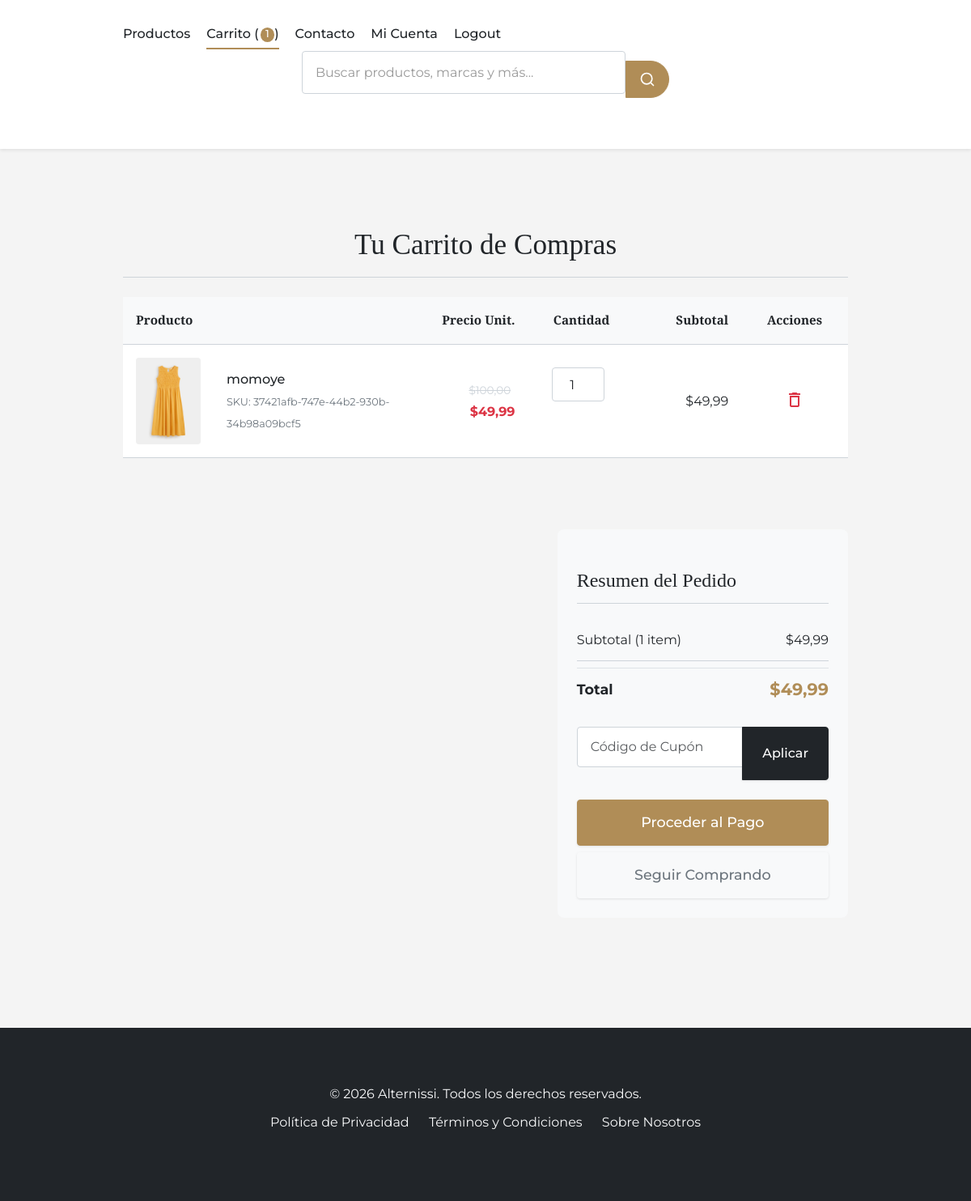
Screenshot of /carrito/ (signed in) with the database file from the repository.
### post/models.py (models this page shows, shortened)
class ItemCarrito(models.Model):
    carrito = models.ForeignKey(
        'Carrito', # Ahora Carrito está antes, así que esto es seguro.
        related_name='items',
        on_delete=models.CASCADE
    )
    producto = models.ForeignKey(
        Producto, # Producto está antes, seguro.
        on_delete=models.CASCADE
    )
    cantidad = models.PositiveIntegerField(default=1)
    precio = models.DecimalField(max_digits=12, decimal_places=2)
    creado = models.DateTimeField(auto_now_add=True)
    actualizado = models.DateTimeField(auto_now=True)
    class Meta:
        unique_together = ('carrito', 'producto')
        verbose_name = 'ítem de carrito'
        verbose_name_plural = 'ítems de carrito'
    @property
    def subtotal(self):
        return self.precio * self.cantidad

class TimeStampedModel(models.Model):
    creado = models.DateTimeField(auto_now_add=True, db_index=True)
    actualizado = models.DateTimeField(auto_now=True)
    class Meta:
        abstract = True

class Producto(TimeStampedModel):
    class Talla(models.TextChoices):
        XS = 'XS', 'Extra Small'
        S = 'S', 'Small'
        M = 'M', 'Medium'
        L = 'L', 'Large'
        XL = 'XL', 'Extra Large'
        XXL = 'XXL', 'Extra Extra Large'
        U = 'U', 'Única'
    class Genero(models.TextChoices):
        HOMBRE = 'H', 'Hombre'
        MUJER = 'M', 'Mujer'
        UNISEX = 'U', 'Unisex'
        NINO = 'N', 'Niño'
    nombre = models.CharField(max_length=200)
    slug = models.SlugField(max_length=200, unique=True, allow_unicode=True)
    sku = models.CharField(max_length=50, unique=True, editable=False, default=generar_sku)
    descripcion = models.TextField()
    caracteristicas = models.JSONField(default=dict, blank=True)  # Django 5.0+ feature
    precio = models.DecimalField(max_digits=12, decimal_places=2)
    precio_descuento = models.DecimalField(
        max_digits=12,
        decimal_places=2,
        blank=True,
        null=True,
        help_text="Si se especifica, será el precio mostrado como oferta."
    )
    categoria = models.ForeignKey(
        Categoria,
        related_name='productos',
        on_delete=models.PROTECT
    )
    marca = models.ForeignKey(
        Marca,
        related_name='productos',
        on_delete=models.SET_NULL,
        null=True,
        blank=True
    )
    talla = models.CharField(
        max_length=4,
        choices=Talla.choices,
        default=Talla.U
    )
    genero = models.CharField(
        max_length=1,
        choices=Genero.choices,
        default=Genero.UNISEX
    )
    color = models.CharField(max_length=50)
    material = models.CharField(max_length=100)
    stock = models.PositiveIntegerField()
    disponible = models.BooleanField(default=True)
    destacado = models.BooleanField(default=False)
    nuevo = models.BooleanField(default=False)
    etiquetas = models.ManyToManyField('EtiquetaProducto', blank=True)
    class Meta:
        ordering = ['-creado']
        indexes = [
            models.Index(fields=['nombre']),
            models.Index(fields=['precio']),
            models.Index(fields=['disponible']),
            models.Index(fields=['destacado']),
            models.Index(fields=['nuevo']),
            models.Index(fields=['categoria', 'disponible']),
        ]
        constraints = [
            models.CheckConstraint(
                check=Q(precio__gte=0),
                name='precio_positivo'
            ),
            models.CheckConstraint(
                check=Q(precio_descuento__isnull=True) | Q(precio_descuento__lt=F('precio')),
                name='descuento_valido'
            ),
        ]
    def get_absolute_url(self):
        return reverse('tienda:detalle_producto', args=[self.id, self.slug])
    @property
    def tiene_descuento(self):
        return self.precio_descuento is not None and self.precio_descuento < self.precio
    @property
    def precio_actual(self):
        return self.precio_descuento if self.tiene_descuento else self.precio

class ImagenProducto(TimeStampedModel):
    producto = models.ForeignKey(
        Producto,
        related_name='imagenes',
        on_delete=models.CASCADE
    )
    imagen = models.ImageField(
        upload_to='productos/',
        help_text="Imagen del producto (recomendado 800x800px)"
    )
    orden = models.PositiveIntegerField(default=0)
    principal = models.BooleanField(default=False)
    alt_text = models.CharField(
        max_length=125,
        blank=True,
        help_text="Texto alternativo para accesibilidad (SEO)"
    )
    class Meta:
        ordering = ['orden']
        verbose_name = 'imagen de producto'
        verbose_name_plural = 'imágenes de producto'
        constraints = [
            models.UniqueConstraint(
                fields=['producto', 'principal'],
                condition=Q(principal=True),
                name='unica_imagen_principal'
            )
        ]

class Carrito(models.Model):
    cliente = models.OneToOneField(
        Cliente,
        on_delete=models.CASCADE,
        null=True,
        blank=True,
        related_name='carrito'
    )
    session_key = models.CharField(max_length=40, blank=True, db_index=True)
    creado = models.DateTimeField(auto_now_add=True)
    actualizado = models.DateTimeField(auto_now=True)
    cupon = models.ForeignKey(
        Cupon,
        on_delete=models.SET_NULL,
        null=True,
        blank=True
    )
    class Meta:
        indexes = [
            models.Index(fields=['session_key']),
        ]
    @property
    def total_items(self):
        return self.items.aggregate(total=Sum('cantidad'))['total'] or 0
    @property
    def subtotal(self):
        return sum(item.subtotal for item in self.items.all())
    @property
    def total(self):
        return self.get_total()
    def get_total(self, cliente_actual=None): # cliente_actual puede ser self.cliente
        s_total = self.subtotal # Cachear para evitar múltiples llamadas a la property
        descuento_aplicado = 0
        if cliente_actual is None and self.cliente:
            cliente_actual = self.cliente
        if self.cupon and self.cupon.es_valido(cliente=cliente_actual, subtotal=s_total):
            descuento_aplicado = self.cupon.aplicar_descuento(s_total)
        return s_total - descuento_aplicado
    @property
    def descuento_aplicado(self): # Para mostrar en el template, cliente_actual se infiere de self.cliente
        cliente_para_validacion = self.cliente # Puede ser None si es un carrito de sesión
        if self.cupon and self.cupon.es_valido(cliente=cliente_para_validacion, subtotal=self.subtotal):
            return self.cupon.aplicar_descuento(self.subtotal)
        return 0

### post/views.py (the view)
# urls.py: path('carrito/', views.VerCarritoView.as_view(), name='ver_carrito'),
class VerCarritoView(CartMixin, TemplateView):
    template_name = 'post/carrito.html' # Corregido
    def get_context_data(self, **kwargs):
        context = super().get_context_data(**kwargs)
        cart = self.get_cart()
        context['carrito'] = cart
        return context

### post/templates/post/carrito.html (shortened to what this page needs)
{% extends "post/base.html" %}
{% load static %}
{% block content %}
<div class="container cart-page-container">
    <div class="cart-page-header">
        <h2>Tu Carrito de Compras</h2>
    </div>
    {% if carrito and carrito.items.all %}
        <div class="table-responsive mb-4">
            <table class="cart-table table align-middle">
                <thead>
                    <tr>
                        <th scope="col" style="width: 10%;">Producto</th>
                        <th scope="col" style="width: 30%;"></th>
                        <th scope="col" style="width: 15%; text-align: right;">Precio Unit.</th>
                        <th scope="col" style="width: 15%; text-align: center;">Cantidad</th>
                        <th scope="col" style="width: 15%; text-align: right;">Subtotal</th>
                        <th scope="col" style="width: 15%; text-align: center;">Acciones</th>
                    </tr>
                </thead>
                <tbody>
                    {% for item in carrito.items.all %}
                        <tr>
                            <td data-label="Producto" class="cart-item-image">
                                <a href="{{ item.producto.get_absolute_url }}">
                                {% if item.producto.imagenes.first %}
                                    <img src="{{ item.producto.imagenes.first.imagen.url }}" alt="{{ item.producto.nombre }}">
                                {% else %}
                                    <img src="{% static 'post/images/placeholder.png' %}" alt="Imagen no disponible">
                                {% endif %}
                                </a>
                            </td>
                            <td data-label="Nombre" class="cart-item-name">
                                <a href="{{ item.producto.get_absolute_url }}">{{ item.producto.nombre }}</a>
                                {% if item.producto.sku %}<br><small class="variation-info">SKU: {{ item.producto.sku }}</small>{% endif %}
                            </td>
                            <td data-label="Precio" class="item-price" style="text-align: right;">
                                {% if item.producto.tiene_descuento %}
                                    <span class="original-price">${{ item.producto.precio }}</span>
                                    <span class="current-price discounted">${{ item.producto.precio_actual }}</span>
                                {% else %}
                                    <span class="current-price">${{ item.producto.precio }}</span>
                                {% endif %}
                            </td>
                            <td data-label="Cantidad" class="cart-item-actions" style="text-align: center;">
                                <form action="{% url 'tienda:actualizar_item_carrito' item_id=item.id %}" method="post" class="d-inline-flex align-items-center justify-content-center update-item-form">
                                    <input type="number" name="cantidad" value="{{ item.cantidad }}" min="1"
                                           {% if item.producto.stock %}max="{{ item.producto.stock }}"{% endif %}
                                           aria-label="Cantidad para {{ item.producto.nombre }}">
                                </form>
                            </td>
                            <td data-label="Subtotal" class="item-subtotal" style="text-align: right;">
                                ${{ item.subtotal }}
                            </td>
                            <td data-label="Acciones" class="cart-item-actions" style="text-align: center;">
                                <form action="{% url 'tienda:eliminar_item_carrito' item_id=item.id %}" method="post" class="d-inline">
                                    <button type="submit" class="btn-remove-item" title="Eliminar {{ item.producto.nombre }} del carrito"
                                            onclick="return confirm('¿Estás seguro de que quieres eliminar este producto del carrito?');">
                                        <span class="material-icons">delete_outline</span>
                                    </button>
                                </form>
                            </td>
                        </tr>
                    {% endfor %}
                </tbody>
            </table>
        </div>
        <div class="row justify-content-end mt-4">
            <div class="col-md-6 col-lg-5">
                <div class="cart-summary">
                    <h4>Resumen del Pedido</h4>
                    <ul class="list-group list-group-flush">
                        <li class="list-group-item d-flex justify-content-between align-items-center">
                            <span>Subtotal (<span id="cart-item-count">{{ carrito.total_items }}</span> item{{ carrito.total_items|pluralize }})</span>
                            <span id="cart-subtotal-value">${{ carrito.subtotal }}</span>
                        </li>
                        <li class="list-group-item d-flex justify-content-between align-items-center mt-2 pt-2 border-top">
                            <span class="total-label">Total</span>
                            <span id="cart-total-value" class="total-value">${{ carrito.total }}</span>
                        </li>
                    </ul>
                    {% if not carrito.cupon %}
                    <form action="{% url 'tienda:aplicar_cupon' %}" method="post" class="mt-3 coupon-form">
                        <div class="input-group">
                            <input type="text" name="codigo" class="form-control" placeholder="Código de Cupón" aria-label="Código de Cupón">
                            <button type="submit" class="btn btn-secondary">Aplicar</button>
                        </div>
                    </form>
                    {% endif %}
                    <div class="d-grid gap-2 mt-4 cart-page-actions">
                        <a href="{% url 'tienda:checkout' %}" class="btn btn-primary btn-lg">Proceder al Pago</a>
                        <a href="{% url 'tienda:lista_productos' %}" class="btn btn-outline-secondary">Seguir Comprando</a>
                    </div>
                </div>
            </div>
        </div>
    {% endif %}
</div>
{% endblock %}

### rows the page displays
ItemCarrito: producto.imagenes.first.imagen (picture), producto.nombre "momoye", producto.sku "37421afb-747e-44b2-930b-34b98a09bcf5", producto.precio "100,00", producto.precio_actual "49,99", cantidad "1", subtotal "49,99"
Carrito: total_items "1", subtotal "49,99", total "49,99"

### other values shown
{{ global_cart_items|default:0 }} "1"
